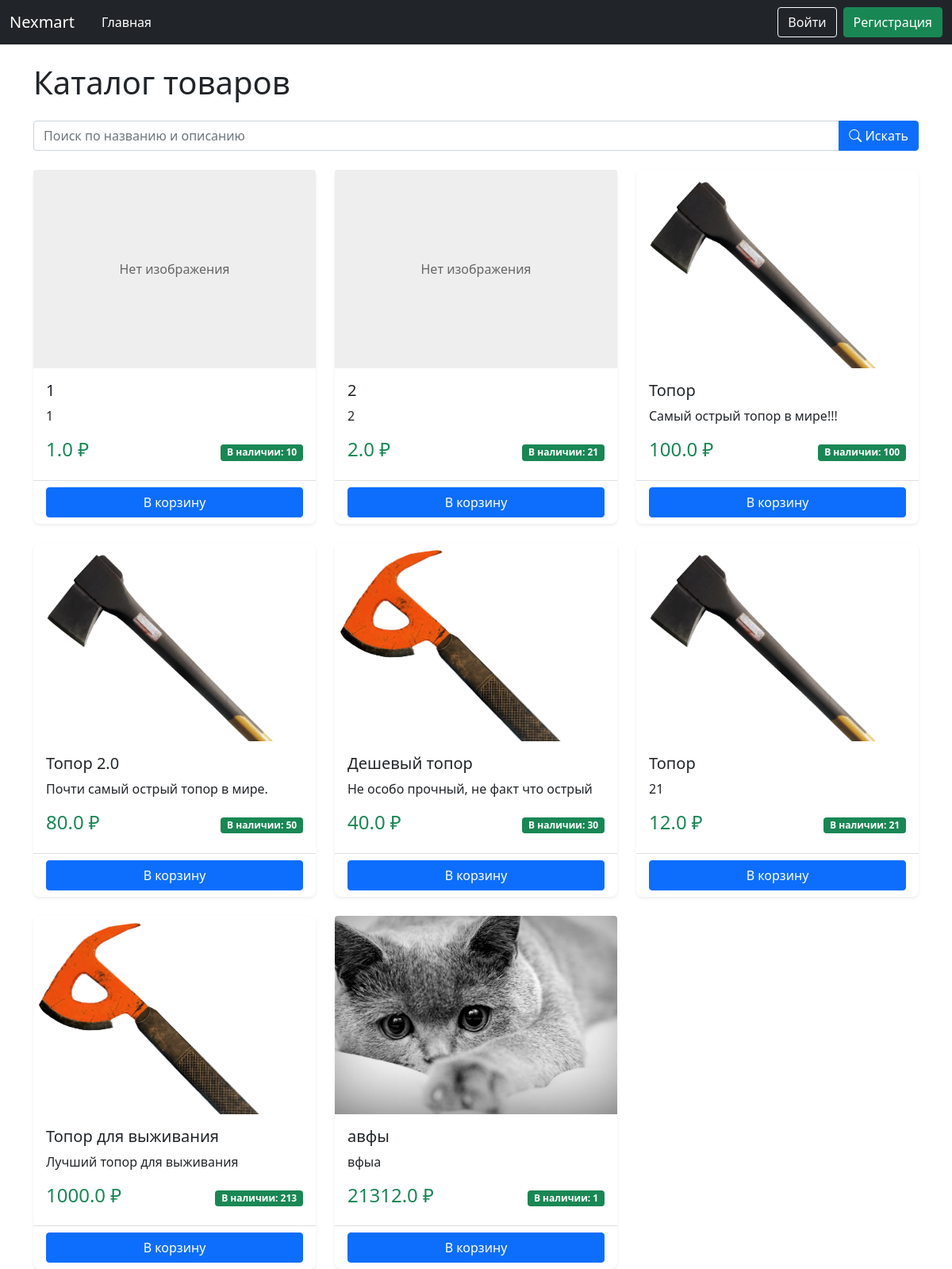
Before: / with the older database file.
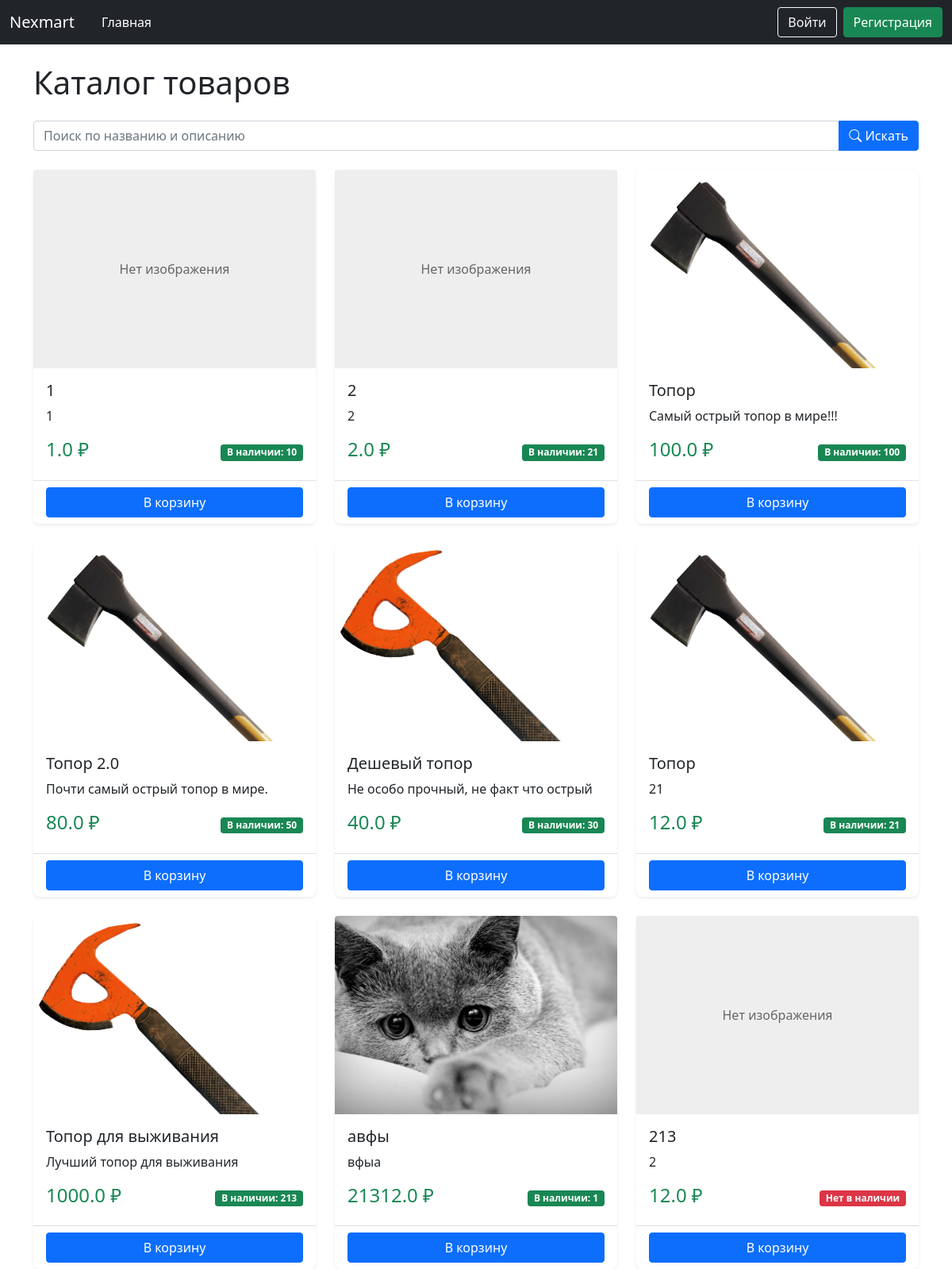
After: the same page with the newer database file.
### data/product.py (models this page shows)
class Product(SqlAlchemyBase):
    __tablename__ = 'products'
    id = sqlalchemy.Column(sqlalchemy.Integer, primary_key=True, autoincrement=True)
    name = sqlalchemy.Column(sqlalchemy.String, nullable=False)
    price = sqlalchemy.Column(sqlalchemy.Float, nullable=False)
    description = sqlalchemy.Column(sqlalchemy.Text)
    created_date = sqlalchemy.Column(sqlalchemy.DateTime, default=datetime.datetime.now)
    open = sqlalchemy.Column(sqlalchemy.Boolean)  # открыт ли продукт для общего доступа
    amount_available = sqlalchemy.Column(sqlalchemy.Integer)  # сколько есть продукта для продажи
    amount_sell = sqlalchemy.Column(sqlalchemy.Integer)  # сколько продано для статистики
    image = sqlalchemy.Column(sqlalchemy.String)
    user_id = sqlalchemy.Column(sqlalchemy.Integer, sqlalchemy.ForeignKey('users.id'))
    user = sqlalchemy.orm.relationship('User', back_populates='products')

### main.py (the view)
@app.route('/')
def home():
    db_sess = db_session.create_session()
    search = request.args.get('search', '')
    query = db_sess.query(Product).filter(Product.open == True)
    if search:
        products = query.filter(Product.name.ilike(f'%{search}%')).all()
    else:
        products = query.all()
    return render_template('all_products.html', products=products)

### data/db_session.py (called while the page is built)
def create_session() -> Session:
    global __factory
    return __factory()

### templates/all_products.html (shortened to what this page needs)
{% extends "base.html" %}
{% block content %}
    <h1 class="mb-4">Каталог товаров</h1>
    <form method="GET" action="" class="mb-4">
        <div class="input-group">
            <input type="text" class="form-control"
                   name="search"
                   placeholder="Поиск по названию и описанию"
                   value="{{ request.args.get('search', '') }}">
            <button type="submit" class="btn btn-primary">
                <i class="bi bi-search"></i> Искать
            </button>
        </div>
    </form>
    <div class="row row-cols-1 row-cols-md-3 g-4">
        {% for product in products %}
        <div class="col">
            <div class="card h-100">
                {% if product.image %}
                <img src="{{ url_for('static', filename='upload/' + product.image) }}"
                     class="card-img-top product-image"
                     alt="{{ product.name }}">
                {% else %}
                <div class="card-img-top no-image">Нет изображения</div>
                {% endif %}
                <div class="card-body">
                    <h5 class="card-title">{{ product.name }}</h5>
                    <p class="card-text">{{ product.description }}</p>
                    <div class="d-flex justify-content-between align-items-center">
                        <span class="h4 text-success">{{ product.price }} ₽</span>
                        {% if product.amount_available and product.amount_available > 0 %}
                            <span class="badge bg-success">В наличии: {{ product.amount_available }}</span>
                        {% else %}
                            <span class="badge bg-danger">Нет в наличии</span>
                        {% endif %}
                    </div>
                </div>
                <div class="card-footer bg-transparent">
                    <a href='/user/add_cart/{{product.id}}' class="btn btn-primary w-100">В корзину</a>
                </div>
            </div>
        </div>
        {% else %}
        <div class="col-12">
            <div class="alert alert-warning">
                Товары не найдены. Попробуйте изменить условия поиска.
            </div>
        </div>
        {% endfor %}
    </div>
{% endblock %}

Changed rows visible on the page:
added Product: shows "Нет изображения", name "213", description "2", price "12.0", amount_available "Нет в наличии"
